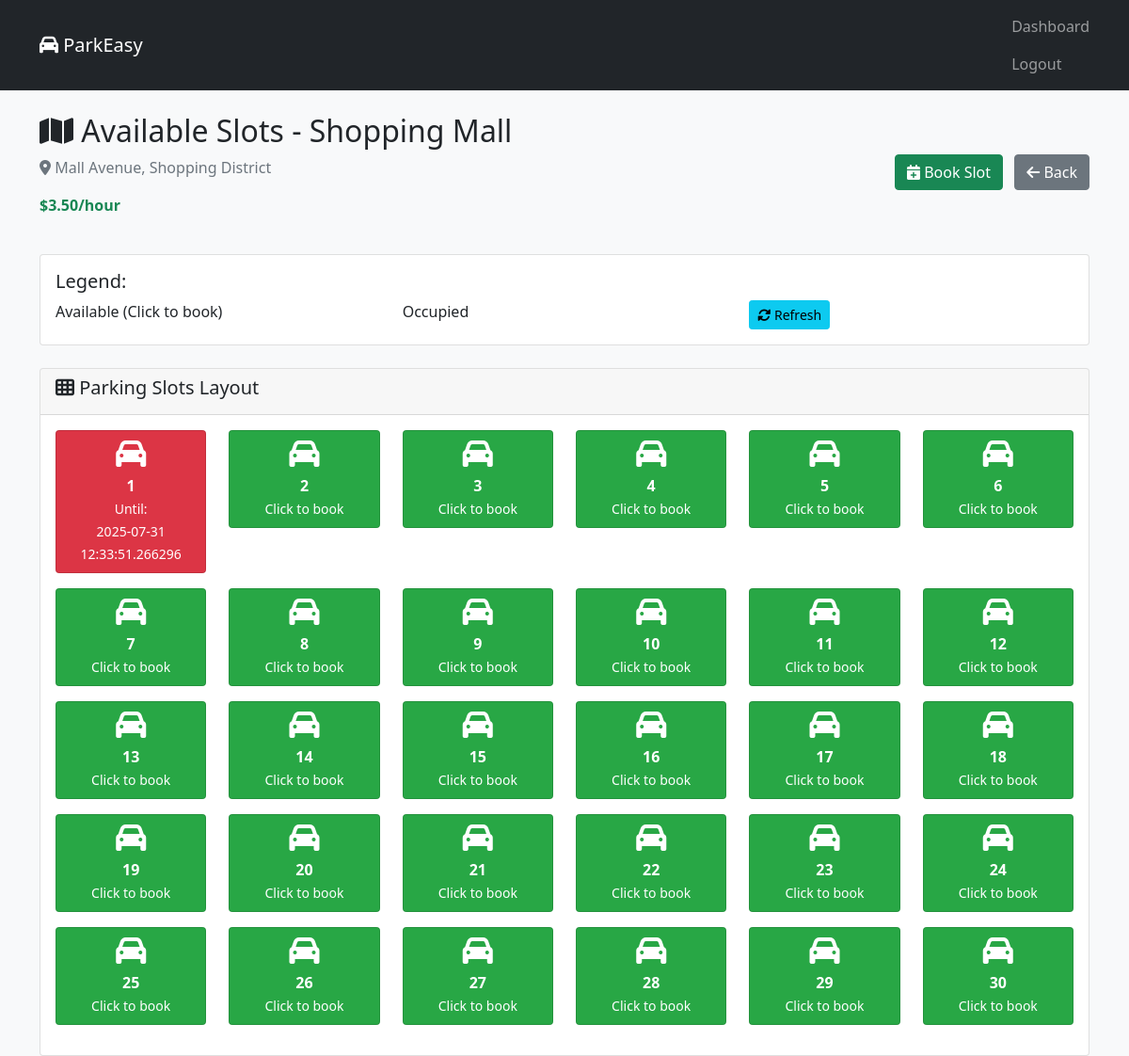
/slot-map/2 (signed in), run on the app's committed database.
### tables this page shows
CREATE TABLE parking_lots (
            id INTEGER PRIMARY KEY AUTOINCREMENT,
            name TEXT NOT NULL,
            location TEXT NOT NULL,
            total_slots INTEGER NOT NULL,
            price_per_hour REAL NOT NULL,
            created_at TIMESTAMP DEFAULT CURRENT_TIMESTAMP,
            deleted_at TIMESTAMP NULL
        );

CREATE TABLE parking_slots (
            id INTEGER PRIMARY KEY AUTOINCREMENT,
            parking_lot_id INTEGER NOT NULL,
            slot_number INTEGER NOT NULL,
            status TEXT DEFAULT 'available',
            deleted_at TIMESTAMP NULL,
            FOREIGN KEY (parking_lot_id) REFERENCES parking_lots (id)
        );

### controllers/user_controller.py (the view)
@user_bp.route('/slot-map/<int:lot_id>')
def user_slot_map(lot_id):
    auth_check = require_login()
    if auth_check:
        return auth_check
    conn = get_db()
    lot = conn.execute('SELECT * FROM parking_lots WHERE id = ? AND deleted_at IS NULL', (lot_id,)).fetchone()
    if not lot:
        flash('Parking lot not found!', 'error')
        return redirect('/dashboard')
    slots = conn.execute('''
        SELECT ps.*,
               CASE WHEN b.id IS NOT NULL THEN b.end_time ELSE NULL END as occupied_until
        FROM parking_slots ps
        LEFT JOIN bookings b ON ps.id = b.slot_id AND b.status = 'active'
        WHERE ps.parking_lot_id = ?
        ORDER BY ps.slot_number
    ''', (lot_id,)).fetchall()
    conn.close()
    return render_template('user/slot_map.html', lot=lot, slots=slots)

### controllers/user_controller.py (called while the page is built)
def require_login():
    if 'logged_in' not in session:
        flash('Please login first!', 'error')
        return redirect('/login')
    return None

### database.py (called while the page is built)
def get_db():
    conn = sqlite3.connect(DATABASE)
    conn.row_factory = sqlite3.Row
    return conn

### templates/user/slot_map.html (shortened to what this page needs)
<!DOCTYPE html>
<html>
<head>
    <link href="https://cdn.jsdelivr.net/npm/bootstrap@5.1.3/dist/css/bootstrap.min.css" rel="stylesheet">
    <link href="https://cdnjs.cloudflare.com/ajax/libs/font-awesome/6.0.0/css/all.min.css" rel="stylesheet">
</head>
<body class="bg-light">
    <nav class="navbar navbar-dark bg-dark">
        <div class="container">
            <a class="navbar-brand" href="/"><i class="fas fa-car"></i> ParkEasy</a>
            <div class="navbar-nav ms-auto">
                <a class="nav-link" href="/dashboard">Dashboard</a>
                <a class="nav-link" href="/logout">Logout</a>
            </div>
        </div>
    </nav>
    <div class="container mt-4">
        <div class="d-flex justify-content-between align-items-center mb-4">
            <div>
                <h2><i class="fas fa-map"></i> Available Slots - {{ lot.name }}</h2>
                <p class="text-muted"><i class="fas fa-map-marker-alt"></i> {{ lot.location }}</p>
                <p class="text-success"><strong>${{ '%.2f'|format(lot.price_per_hour) }}/hour</strong></p>
            </div>
            <div>
                <a href="/book/{{ lot.id }}" class="btn btn-success me-2">
                    <i class="fas fa-calendar-plus"></i> Book Slot
                </a>
                <a href="/dashboard" class="btn btn-secondary">
                    <i class="fas fa-arrow-left"></i> Back
                </a>
            </div>
        </div>
        <div class="card mb-4">
            <div class="card-body">
                <h5>Legend:</h5>
                <div class="row">
                    <div class="col-md-4">
                        <div class="d-flex align-items-center">
                            <span>Available (Click to book)</span>
                        </div>
                    </div>
                    <div class="col-md-4">
                        <div class="d-flex align-items-center">
                            <span>Occupied</span>
                        </div>
                    </div>
                    <div class="col-md-4">
                        <button class="btn btn-sm btn-info" onclick="location.reload()">
                            <i class="fas fa-sync-alt"></i> Refresh
                        </button>
                    </div>
                </div>
            </div>
        </div>
        <div class="card">
            <div class="card-header">
                <h5><i class="fas fa-th"></i> Parking Slots Layout</h5>
            </div>
            <div class="card-body">
                <div class="row">
                    {% for slot in slots %}
                    <div class="col-lg-2 col-md-3 col-sm-4 col-6 mb-3">
                        <div class="card slot-card text-white text-center
                                    {% if slot.status == 'available' %}slot-available{% elif slot.status == 'occupied' %}slot-occupied{% else %}slot-maintenance{% endif %}"
                             {% if slot.status == 'available' %}onclick="bookSlot({{ slot.id }}, {{ slot.slot_number }})"{% endif %}>
                            <div class="card-body p-2">
                                <div class="mb-1">
                                    <i class="fas fa-car fa-2x"></i>
                                </div>
                                <div>
                                    <strong>{{ slot.slot_number }}</strong>
                                </div>
                                {% if slot.status == 'occupied' and slot.occupied_until %}
                                <div>
                                    <small>Until:</small><br>
                                    <small>{{ slot.occupied_until }}</small>
                                </div>
                                {% elif slot.status == 'available' %}
                                <div>
                                    <small>Click to book</small>
                                </div>
                                {% endif %}
                            </div>
                        </div>
                    </div>
                    {% endfor %}
                </div>
            </div>
        </div>
    </div>
</body>
</html>

### templates/user/slot_map.html (style rules this page uses)
.slot-card { transition: all 0.3s; min-height: 80px; }
.slot-available { background-color: #28a745 !important; cursor: pointer; }
.slot-occupied { background-color: #dc3545 !important; }

### data on the page
parking_lots: name "Shopping Mall", location "Mall Avenue, Shopping District", price_per_hour "3.50"
parking_slots: slot_number "1", occupied_until "2025-07-31 12:33:51.266296"
parking_slots: slot_number "2", status "Click to book"
parking_slots: slot_number "3", status "Click to book"
parking_slots: slot_number "4", status "Click to book"
parking_slots: slot_number "5", status "Click to book"
parking_slots: slot_number "6", status "Click to book"
parking_slots: slot_number "7", status "Click to book"
parking_slots: slot_number "8", status "Click to book"
parking_slots: slot_number "9", status "Click to book"
parking_slots: slot_number "10", status "Click to book"
parking_slots: slot_number "11", status "Click to book"
parking_slots: slot_number "12", status "Click to book"
parking_slots: slot_number "13", status "Click to book"
parking_slots: slot_number "14", status "Click to book"
parking_slots: slot_number "15", status "Click to book"
parking_slots: slot_number "16", status "Click to book"
parking_slots: slot_number "17", status "Click to book"
parking_slots: slot_number "18", status "Click to book"
parking_slots: slot_number "19", status "Click to book"
parking_slots: slot_number "20", status "Click to book"
parking_slots: slot_number "21", status "Click to book"
parking_slots: slot_number "22", status "Click to book"
parking_slots: slot_number "23", status "Click to book"
parking_slots: slot_number "24", status "Click to book"
parking_slots: slot_number "25", status "Click to book"
parking_slots: slot_number "26", status "Click to book"
parking_slots: slot_number "27", status "Click to book"
parking_slots: slot_number "28", status "Click to book"
parking_slots: slot_number "29", status "Click to book"
parking_slots: slot_number "30", status "Click to book"
